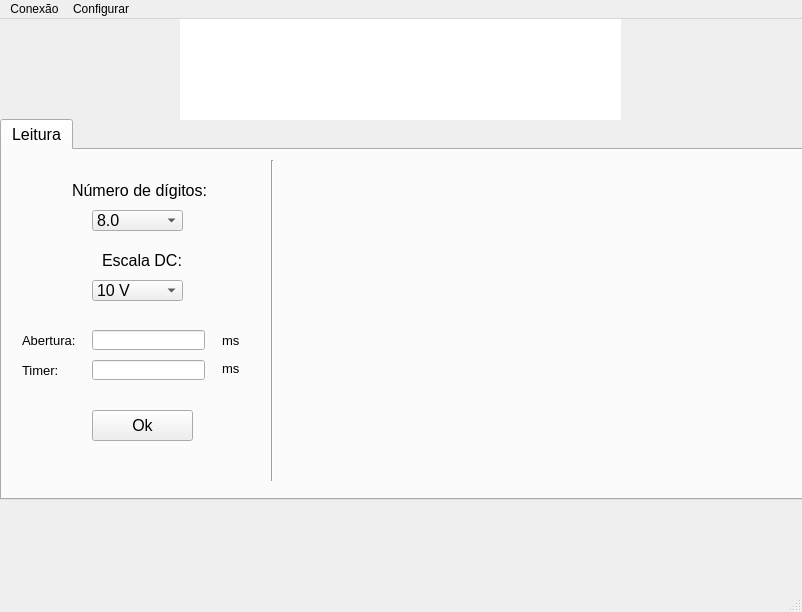
<?xml version="1.0" encoding="UTF-8"?>
<ui version="4.0">
 <class>MainWindow</class>
 <widget class="QMainWindow" name="MainWindow">
  <property name="geometry">
   <rect>
    <x>0</x>
    <y>0</y>
    <width>802</width>
    <height>612</height>
   </rect>
  </property>
  <property name="windowTitle">
   <string>MainWindow</string>
  </property>
  <widget class="QWidget" name="centralwidget">
   <widget class="QLabel" name="CNPEM_logo">
    <property name="geometry">
     <rect>
      <x>620</x>
      <y>0</y>
      <width>181</width>
      <height>101</height>
     </rect>
    </property>
    <property name="text">
     <string/>
    </property>
    <property name="pixmap">
     <pixmap>../../../../Imagens/logoCNPEM2.qrc.png</pixmap>
    </property>
    <property name="scaledContents">
     <bool>true</bool>
    </property>
   </widget>
   <widget class="QLabel" name="LNLS_logo">
    <property name="geometry">
     <rect>
      <x>0</x>
      <y>0</y>
      <width>181</width>
      <height>101</height>
     </rect>
    </property>
    <property name="text">
     <string/>
    </property>
    <property name="pixmap">
     <pixmap>../../../bobinona/imagens/lnls sirius logo.png</pixmap>
    </property>
    <property name="scaledContents">
     <bool>true</bool>
    </property>
   </widget>
   <widget class="QMdiArea" name="mdiArea">
    <property name="geometry">
     <rect>
      <x>180</x>
      <y>0</y>
      <width>441</width>
      <height>101</height>
     </rect>
    </property>
    <property name="background">
     <brush brushstyle="SolidPattern">
      <color alpha="255">
       <red>255</red>
       <green>255</green>
       <blue>255</blue>
      </color>
     </brush>
    </property>
   </widget>
   <widget class="QTabWidget" name="tabWidget">
    <property name="geometry">
     <rect>
      <x>0</x>
      <y>100</y>
      <width>811</width>
      <height>381</height>
     </rect>
    </property>
    <property name="font">
     <font>
      <pointsize>12</pointsize>
     </font>
    </property>
    <property name="currentIndex">
     <number>0</number>
    </property>
    <widget class="QWidget" name="tab">
     <attribute name="title">
      <string>Leitura</string>
     </attribute>
     <widget class="QLabel" name="label_7">
      <property name="geometry">
       <rect>
        <x>70</x>
        <y>30</y>
        <width>141</width>
        <height>21</height>
       </rect>
      </property>
      <property name="text">
       <string>Número de dígitos:</string>
      </property>
     </widget>
     <widget class="QComboBox" name="NumDig">
      <property name="geometry">
       <rect>
        <x>90</x>
        <y>60</y>
        <width>91</width>
        <height>21</height>
       </rect>
      </property>
      <property name="currentIndex">
       <number>14</number>
      </property>
      <item>
       <property name="text">
        <string>1.0</string>
       </property>
      </item>
      <item>
       <property name="text">
        <string>1.5</string>
       </property>
      </item>
      <item>
       <property name="text">
        <string>2.0</string>
       </property>
      </item>
      <item>
       <property name="text">
        <string>2.5</string>
       </property>
      </item>
      <item>
       <property name="text">
        <string>3.0</string>
       </property>
      </item>
      <item>
       <property name="text">
        <string>3.5</string>
       </property>
      </item>
      <item>
       <property name="text">
        <string>4.0</string>
       </property>
      </item>
      <item>
       <property name="text">
        <string>4.5</string>
       </property>
      </item>
      <item>
       <property name="text">
        <string>5.0</string>
       </property>
      </item>
      <item>
       <property name="text">
        <string>5.5</string>
       </property>
      </item>
      <item>
       <property name="text">
        <string>6.0</string>
       </property>
      </item>
      <item>
       <property name="text">
        <string>6.5</string>
       </property>
      </item>
      <item>
       <property name="text">
        <string>7.0</string>
       </property>
      </item>
      <item>
       <property name="text">
        <string>7.5</string>
       </property>
      </item>
      <item>
       <property name="text">
        <string>8.0</string>
       </property>
      </item>
      <item>
       <property name="text">
        <string>8.5</string>
       </property>
      </item>
     </widget>
     <widget class="QLabel" name="label_8">
      <property name="geometry">
       <rect>
        <x>100</x>
        <y>100</y>
        <width>81</width>
        <height>21</height>
       </rect>
      </property>
      <property name="text">
       <string>Escala DC:</string>
      </property>
     </widget>
     <widget class="QComboBox" name="EscalaDC">
      <property name="geometry">
       <rect>
        <x>90</x>
        <y>130</y>
        <width>91</width>
        <height>21</height>
       </rect>
      </property>
      <property name="currentIndex">
       <number>2</number>
      </property>
      <item>
       <property name="text">
        <string>100 mV</string>
       </property>
      </item>
      <item>
       <property name="text">
        <string>1 V</string>
       </property>
      </item>
      <item>
       <property name="text">
        <string>10 V</string>
       </property>
      </item>
      <item>
       <property name="text">
        <string>100 V</string>
       </property>
      </item>
      <item>
       <property name="text">
        <string>1000 V</string>
       </property>
      </item>
     </widget>
     <widget class="QLabel" name="label_5">
      <property name="geometry">
       <rect>
        <x>220</x>
        <y>210</y>
        <width>41</width>
        <height>16</height>
       </rect>
      </property>
      <property name="font">
       <font>
        <pointsize>10</pointsize>
       </font>
      </property>
      <property name="text">
       <string>ms</string>
      </property>
     </widget>
     <widget class="QLineEdit" name="lineEdit_2">
      <property name="geometry">
       <rect>
        <x>90</x>
        <y>210</y>
        <width>113</width>
        <height>20</height>
       </rect>
      </property>
     </widget>
     <widget class="QLabel" name="label_2">
      <property name="geometry">
       <rect>
        <x>20</x>
        <y>180</y>
        <width>71</width>
        <height>21</height>
       </rect>
      </property>
      <property name="font">
       <font>
        <pointsize>10</pointsize>
       </font>
      </property>
      <property name="text">
       <string>Abertura:</string>
      </property>
     </widget>
     <widget class="QLabel" name="label_3">
      <property name="geometry">
       <rect>
        <x>20</x>
        <y>210</y>
        <width>71</width>
        <height>21</height>
       </rect>
      </property>
      <property name="font">
       <font>
        <pointsize>10</pointsize>
       </font>
      </property>
      <property name="text">
       <string>Timer:</string>
      </property>
     </widget>
     <widget class="QLineEdit" name="lineEdit">
      <property name="geometry">
       <rect>
        <x>90</x>
        <y>180</y>
        <width>113</width>
        <height>20</height>
       </rect>
      </property>
     </widget>
     <widget class="QLabel" name="label_4">
      <property name="geometry">
       <rect>
        <x>220</x>
        <y>180</y>
        <width>41</width>
        <height>21</height>
       </rect>
      </property>
      <property name="font">
       <font>
        <pointsize>10</pointsize>
       </font>
      </property>
      <property name="text">
       <string>ms</string>
      </property>
     </widget>
     <widget class="QPushButton" name="pushButton">
      <property name="geometry">
       <rect>
        <x>90</x>
        <y>260</y>
        <width>101</width>
        <height>31</height>
       </rect>
      </property>
      <property name="font">
       <font>
        <pointsize>12</pointsize>
       </font>
      </property>
      <property name="text">
       <string>Ok</string>
      </property>
     </widget>
     <widget class="Line" name="line">
      <property name="geometry">
       <rect>
        <x>260</x>
        <y>10</y>
        <width>20</width>
        <height>321</height>
       </rect>
      </property>
      <property name="orientation">
       <enum>Qt::Vertical</enum>
      </property>
     </widget>
     <widget class="QLabel" name="label">
      <property name="geometry">
       <rect>
        <x>430</x>
        <y>20</y>
        <width>341</width>
        <height>311</height>
       </rect>
      </property>
      <property name="text">
       <string/>
      </property>
      <property name="pixmap">
       <pixmap>../../../../Imagens/gráfico.jpg</pixmap>
      </property>
      <property name="scaledContents">
       <bool>true</bool>
      </property>
     </widget>
    </widget>
   </widget>
   <widget class="QStackedWidget" name="stackedWidget">
    <property name="geometry">
     <rect>
      <x>10</x>
      <y>490</y>
      <width>781</width>
      <height>81</height>
     </rect>
    </property>
    <property name="currentIndex">
     <number>0</number>
    </property>
    <widget class="QWidget" name="page"/>
    <widget class="QWidget" name="page_2"/>
   </widget>
  </widget>
  <widget class="QMenuBar" name="menubar">
   <property name="geometry">
    <rect>
     <x>0</x>
     <y>0</y>
     <width>802</width>
     <height>21</height>
    </rect>
   </property>
   <property name="defaultUp">
    <bool>false</bool>
   </property>
   <widget class="QMenu" name="menuConexao">
    <property name="title">
     <string>Conexão</string>
    </property>
    <widget class="QMenu" name="menuAddress">
     <property name="title">
      <string>Address</string>
     </property>
     <property name="icon">
      <iconset>
       <normaloff>../../../bobinona/imagens/cable.png</normaloff>../../../bobinona/imagens/cable.png</iconset>
     </property>
     <addaction name="Addr20"/>
     <addaction name="Addr21"/>
     <addaction name="Addr22"/>
     <addaction name="Addr23"/>
     <addaction name="Addr24"/>
     <addaction name="Addr25"/>
    </widget>
    <widget class="QMenu" name="menuPort">
     <property name="title">
      <string>Port</string>
     </property>
     <property name="icon">
      <iconset>
       <normaloff>../../../bobinona/imagens/connect.png</normaloff>../../../bobinona/imagens/connect.png</iconset>
     </property>
     <addaction name="Port1"/>
     <addaction name="Port2"/>
     <addaction name="Port3"/>
     <addaction name="Port4"/>
     <addaction name="Port5"/>
     <addaction name="Port6"/>
     <addaction name="Port7"/>
     <addaction name="Port8"/>
     <addaction name="Port9"/>
    </widget>
    <widget class="QMenu" name="menuBaud_Rate">
     <property name="title">
      <string>Baud Rate</string>
     </property>
     <property name="icon">
      <iconset>
       <normaloff>../../../bobinona/imagens/connection.png</normaloff>../../../bobinona/imagens/connection.png</iconset>
     </property>
     <addaction name="action300"/>
     <addaction name="action600"/>
     <addaction name="action1200"/>
     <addaction name="action2400"/>
     <addaction name="action4800"/>
     <addaction name="action9600"/>
     <addaction name="action19200"/>
    </widget>
    <addaction name="menuAddress"/>
    <addaction name="menuPort"/>
    <addaction name="menuBaud_Rate"/>
    <addaction name="actionConectar"/>
    <addaction name="actionDesconectar"/>
   </widget>
   <widget class="QMenu" name="menuConfigurar">
    <property name="title">
     <string>Configurar</string>
    </property>
    <widget class="QMenu" name="menuAbertura">
     <property name="title">
      <string>Abertura</string>
     </property>
     <addaction name="action500_ns_Default_2"/>
     <addaction name="action166_ms_2"/>
     <addaction name="action200_ms"/>
    </widget>
    <widget class="QMenu" name="menuTimer">
     <property name="title">
      <string>Timer</string>
     </property>
     <addaction name="action1_segundo"/>
     <addaction name="action2_segundos"/>
     <addaction name="action3_segundos"/>
     <addaction name="action4_segundos"/>
    </widget>
    <addaction name="menuAbertura"/>
    <addaction name="menuTimer"/>
    <addaction name="actionConfigura"/>
   </widget>
   <addaction name="menuConexao"/>
   <addaction name="menuConfigurar"/>
  </widget>
  <widget class="QStatusBar" name="statusbar"/>
  <action name="actionConectar">
   <property name="icon">
    <iconset>
     <normaloff>../../../bobinona/imagens/1351621501_Check.png</normaloff>../../../bobinona/imagens/1351621501_Check.png</iconset>
   </property>
   <property name="text">
    <string>Conectar</string>
   </property>
  </action>
  <action name="actionDesconectar">
   <property name="icon">
    <iconset>
     <normaloff>../../../bobinona/imagens/1351619288_DeleteRed.png</normaloff>../../../bobinona/imagens/1351619288_DeleteRed.png</iconset>
   </property>
   <property name="text">
    <string>Desconectar</string>
   </property>
  </action>
  <action name="Addr20">
   <property name="text">
    <string>20</string>
   </property>
  </action>
  <action name="Addr21">
   <property name="text">
    <string>21</string>
   </property>
  </action>
  <action name="Addr22">
   <property name="text">
    <string>22</string>
   </property>
  </action>
  <action name="Addr23">
   <property name="text">
    <string>23</string>
   </property>
  </action>
  <action name="Addr24">
   <property name="text">
    <string>24</string>
   </property>
  </action>
  <action name="Port1">
   <property name="text">
    <string>COM1</string>
   </property>
  </action>
  <action name="Port2">
   <property name="text">
    <string>COM2</string>
   </property>
  </action>
  <action name="Port3">
   <property name="text">
    <string>COM3</string>
   </property>
  </action>
  <action name="Port4">
   <property name="text">
    <string>COM4</string>
   </property>
  </action>
  <action name="Port5">
   <property name="text">
    <string>COM5</string>
   </property>
  </action>
  <action name="Port6">
   <property name="text">
    <string>COM6</string>
   </property>
  </action>
  <action name="Port7">
   <property name="text">
    <string>COM7</string>
   </property>
  </action>
  <action name="Port8">
   <property name="text">
    <string>COM8</string>
   </property>
  </action>
  <action name="Port9">
   <property name="text">
    <string>COM9</string>
   </property>
  </action>
  <action name="action300">
   <property name="text">
    <string>300 bps</string>
   </property>
  </action>
  <action name="action600">
   <property name="text">
    <string>600 bps</string>
   </property>
  </action>
  <action name="action1200">
   <property name="text">
    <string>1200 bps</string>
   </property>
  </action>
  <action name="action4800">
   <property name="text">
    <string>4800 bs</string>
   </property>
  </action>
  <action name="action9600">
   <property name="text">
    <string>9600 bps</string>
   </property>
  </action>
  <action name="action19200">
   <property name="text">
    <string>19200 bps</string>
   </property>
  </action>
  <action name="action2400">
   <property name="text">
    <string>2400 bps</string>
   </property>
  </action>
  <action name="Addr25">
   <property name="text">
    <string>25</string>
   </property>
  </action>
  <action name="action166_ms">
   <property name="text">
    <string>166 ms (60 Hz)</string>
   </property>
  </action>
  <action name="action500_ns">
   <property name="text">
    <string>200 ms (50 ~ 400 Hz)</string>
   </property>
  </action>
  <action name="action500_ns_Default">
   <property name="text">
    <string>500 ns (Default)</string>
   </property>
  </action>
  <action name="action500_ns_Default_2">
   <property name="text">
    <string>500 ns (Default)</string>
   </property>
  </action>
  <action name="action166_ms_2">
   <property name="text">
    <string>166 ms (60 Hz)</string>
   </property>
  </action>
  <action name="action200_ms">
   <property name="text">
    <string>200 ms (50 ~ 400 Hz)</string>
   </property>
  </action>
  <action name="actionConfigura">
   <property name="icon">
    <iconset>
     <normaloff>../../../bobinona/imagens/configure.png</normaloff>../../../bobinona/imagens/configure.png</iconset>
   </property>
   <property name="text">
    <string>Configura</string>
   </property>
  </action>
  <action name="action1_segundo">
   <property name="text">
    <string>1 segundo</string>
   </property>
  </action>
  <action name="action2_segundos">
   <property name="text">
    <string>2 segundos</string>
   </property>
  </action>
  <action name="action3_segundos">
   <property name="text">
    <string>3 segundos</string>
   </property>
  </action>
  <action name="action4_segundos">
   <property name="text">
    <string>4 segundos</string>
   </property>
  </action>
 </widget>
 <resources/>
 <connections/>
</ui>
